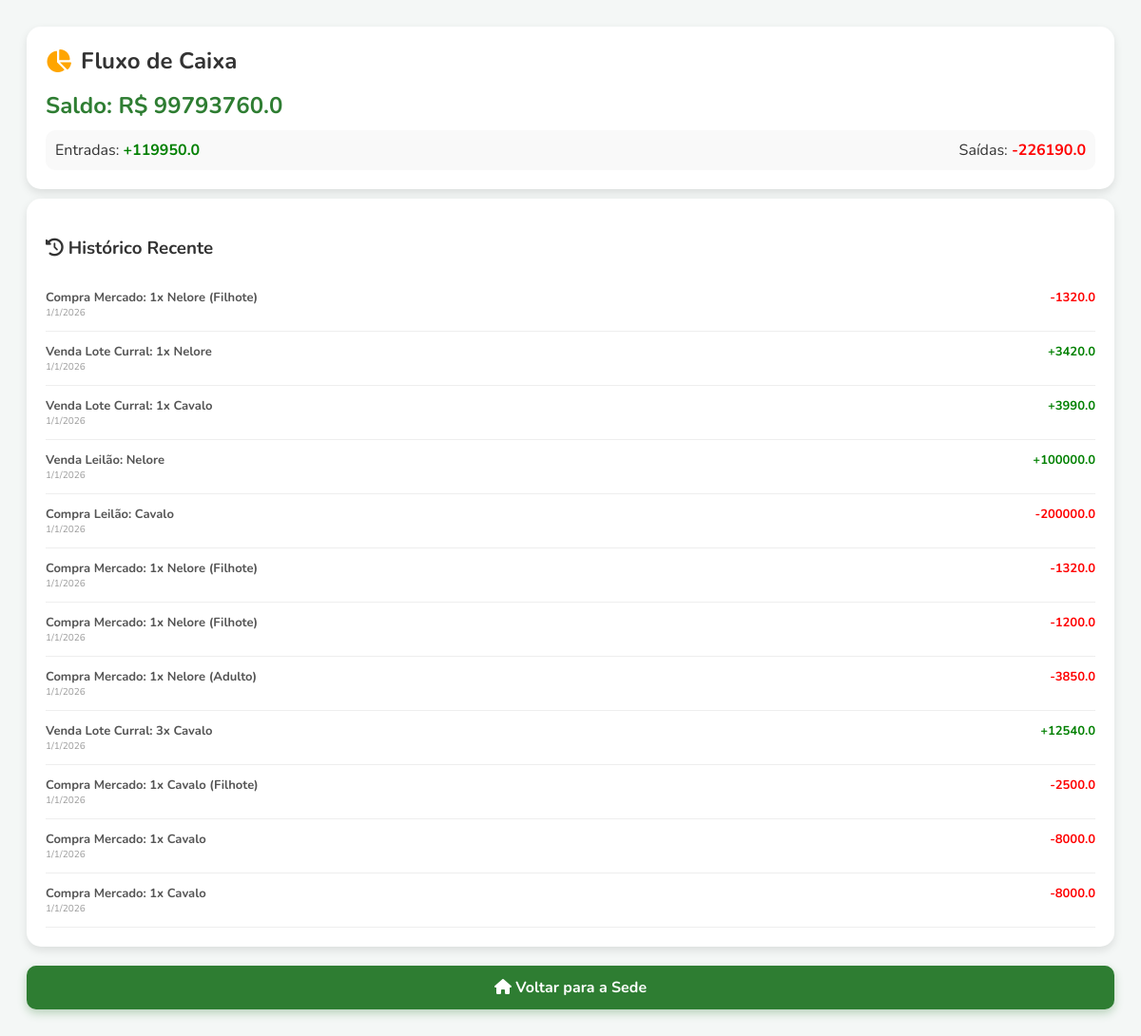
Screenshot of /financeiro (signed in) with the database file from the repository.
### app.py (models this page shows, shortened)
class Usuario(db.Model):
    id = db.Column(db.Integer, primary_key=True)
    nome = db.Column(db.String(50), unique=True)
    email = db.Column(db.String(100)); senha_hash = db.Column(db.String(128))
    dinheiro = db.Column(db.Float, default=50000.0)
    dia = db.Column(db.Integer, default=1); mes = db.Column(db.Integer, default=1); ano = db.Column(db.Integer, default=2026)
    hora = db.Column(db.Integer, default=6)
    fazendas = db.relationship('Fazenda', backref='dono', lazy=True)
    transacoes = db.relationship('Transacao', backref='usuario', lazy=True, order_by="desc(Transacao.id)")

class Transacao(db.Model):
    id = db.Column(db.Integer, primary_key=True)
    usuario_id = db.Column(db.Integer, db.ForeignKey('usuario.id'))
    descricao = db.Column(db.String(100)); valor = db.Column(db.Float); tipo = db.Column(db.String(20)); data_jogo = db.Column(db.String(20))

### app.py (the view)
@app.route('/financeiro')
def financeiro():
    if 'user_id' not in session: return redirect('/login')
    u = db.session.get(Usuario, session['user_id'])
    e = sum(t.valor for t in u.transacoes if t.valor > 0); s = sum(t.valor for t in u.transacoes if t.valor < 0)
    return render_template('financeiro.html', user=u, entradas=e, saidas=s, saldo=u.dinheiro)

### app.py (called while the page is built)
@app.after_request
def add_header(response):
    response.headers['Cache-Control'] = 'no-store, no-cache, must-revalidate, max-age=0'
    response.headers['Pragma'] = 'no-cache'
    response.headers['Expires'] = '-1'
    return response

### templates/financeiro.html (shortened to what this page needs)
<!DOCTYPE html>
<html>
<head>
    <link rel="stylesheet" href="https://cdnjs.cloudflare.com/ajax/libs/font-awesome/6.4.0/css/all.min.css">
</head>
<body>
    <div class="card">
        <h2><i class="fas fa-chart-pie" style="color:orange"></i> Fluxo de Caixa</h2>
        <h3 style="color:#2e7d32; font-size: 24px; margin: 10px 0;">Saldo: R$ {{ saldo }}</h3>
        <div style="display:flex; justify-content:space-between; background:#f9f9f9; padding:10px; border-radius:10px;">
            <div>Entradas: <span class="val-pos">+{{ entradas }}</span></div>
            <div>Saídas: <span class="val-neg">{{ saidas }}</span></div>
        </div>
    </div>
    <div class="card">
        <h3><i class="fas fa-history"></i> Histórico Recente</h3>
        {% for t in user.transacoes[:20] %}
        <div class="trans-item">
            <span>
                <div style="font-weight:bold; color:#555">{{ t.descricao }}</div>
                <div style="font-size:10px; color:#999">{{ t.data_jogo }}</div>
            </span>
            <span class="{{ 'val-pos' if t.valor > 0 else 'val-neg' }}">
                {{ '+' if t.valor > 0 else '' }}{{ t.valor }}
            </span>
        </div>
        {% endfor %}
    </div>
    {% if user.fazendas|length > 0 %}
        <a href="/fazenda/{{ user.fazendas[0].id }}" class="back-btn"><i class="fas fa-home"></i> Voltar para a Sede</a>
    {% else %}
        <a href="/" class="back-btn"><i class="fas fa-map"></i> Voltar para o Mapa</a>
    {% endif %}
</body>
</html>

### templates/financeiro.html (style rules this page uses)
body { font-family: 'Nunito', sans-serif; background: #f4f7f6; padding: 20px; color: #333; }
.card { background: white; padding: 20px; border-radius: 15px; margin-bottom: 10px; box-shadow: 0 4px 10px rgba(0,0,0,0.1); }
h2 { margin: 0 0 15px 0; color: #333; display: flex; align-items: center; gap: 10px; }
.trans-item { display: flex; justify-content: space-between; border-bottom: 1px solid #eee; padding: 12px 0; font-size: 13px; }
.val-pos { color: green; font-weight: bold; }
.val-neg { color: red; font-weight: bold; }
.back-btn { display: block; text-align: center; margin-top: 20px; background: #2e7d32; color: white; padding: 12px; border-radius: 10px; text-decoration: none; font-weight: bold; box-shadow: 0 4px 10px rgba(46, 125, 50, 0.3); }

### rows the page displays
Usuario: dinheiro "99793760.0"
Transacao: descricao "Compra Mercado: 1x Nelore (Filhote)", data_jogo "1/1/2026", valor "-1320.0"
Transacao: descricao "Venda Lote Curral: 1x Nelore", data_jogo "1/1/2026", valor "+", valor "3420.0"
Transacao: descricao "Venda Lote Curral: 1x Cavalo", data_jogo "1/1/2026", valor "+", valor "3990.0"
Transacao: descricao "Venda Leilão: Nelore", data_jogo "1/1/2026", valor "+", valor "100000.0"
Transacao: descricao "Compra Leilão: Cavalo", data_jogo "1/1/2026", valor "-200000.0"
Transacao: descricao "Compra Mercado: 1x Nelore (Filhote)", data_jogo "1/1/2026", valor "-1320.0"
Transacao: descricao "Compra Mercado: 1x Nelore (Filhote)", data_jogo "1/1/2026", valor "-1200.0"
Transacao: descricao "Compra Mercado: 1x Nelore (Adulto)", data_jogo "1/1/2026", valor "-3850.0"
Transacao: descricao "Venda Lote Curral: 3x Cavalo", data_jogo "1/1/2026", valor "+", valor "12540.0"
Transacao: descricao "Compra Mercado: 1x Cavalo (Filhote)", data_jogo "1/1/2026", valor "-2500.0"
Transacao: descricao "Compra Mercado: 1x Cavalo", data_jogo "1/1/2026", valor "-8000.0"
Transacao: descricao "Compra Mercado: 1x Cavalo", data_jogo "1/1/2026", valor "-8000.0"

### other values shown
{{ entradas }} "119950.0"
{{ saidas }} "-226190.0"
